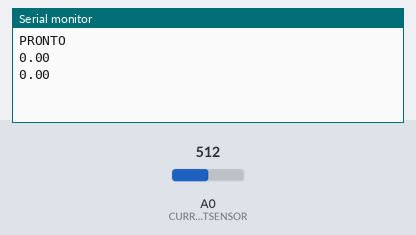
The sketch below on a simulated Arduino Uno, built with avr-gcc and run on an emulated ATmega328P. On the bench: the last lines printed to the serial monitor. Inputs (shaded band) come from the test bench; at power-on: A0 (CURRENTSENSOR) = 512.

Above: at 3.8 s.
3.9 s: A0 (CURRENTSENSOR) set to 716
At 5.6 s:
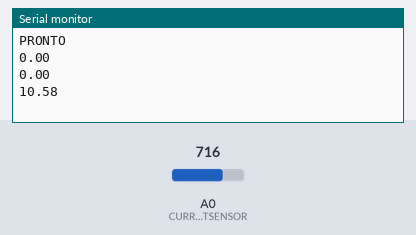
6.9 s: A0 (CURRENTSENSOR) set to 900
At 7.4 s:
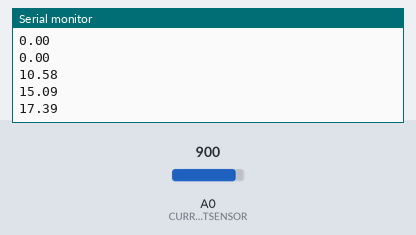
Timing chart, 0 to 9.4 s (numbered marks = the images above; inputs shaded):
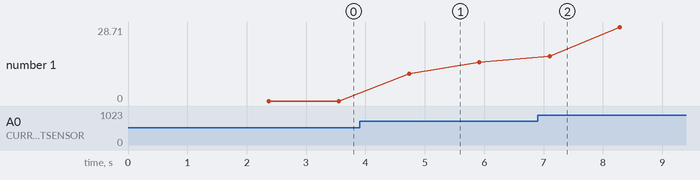

Measured:
- after the input at 3.9 s, the serial monitor: prints a new line after 0.83 s (image 1)
- after the input at 6.9 s, the serial monitor: prints a new line after 0.20 s (image 2)
- plotted number 1: 0 → 15.09 after the input at 3.9 s, 15.09 → 28.71 after the input at 6.9 s

The sketch:

arduino_code.ino
```cpp
#define CURRENTSENSOR A0
const float vpp = 0.0048828125;
const float sen = 0.066;
int calibragem;
float sensorValue, corrente, potencia;
void setup() {
 Serial.begin(9600);
 pinMode (CURRENTSENSOR, INPUT);
 calibragem = mediaSensor();
 Serial.println("PRONTO");
}
void loop() {
 int valueAux = abs(mediaSensor() - calibragem);
 sensorValue = valueAux * vpp;
 corrente = sensorValue / sen;
 Serial.println(corrente);
}

int mediaSensor() {
 float medVal = 0;
 int valueAux;
 for (int i = 0; i < 10000; i++) {
 medVal += analogRead(CURRENTSENSOR) ;
 }
 medVal = (medVal / 10000);
 valueAux = medVal;
 return medVal;
 }
```
